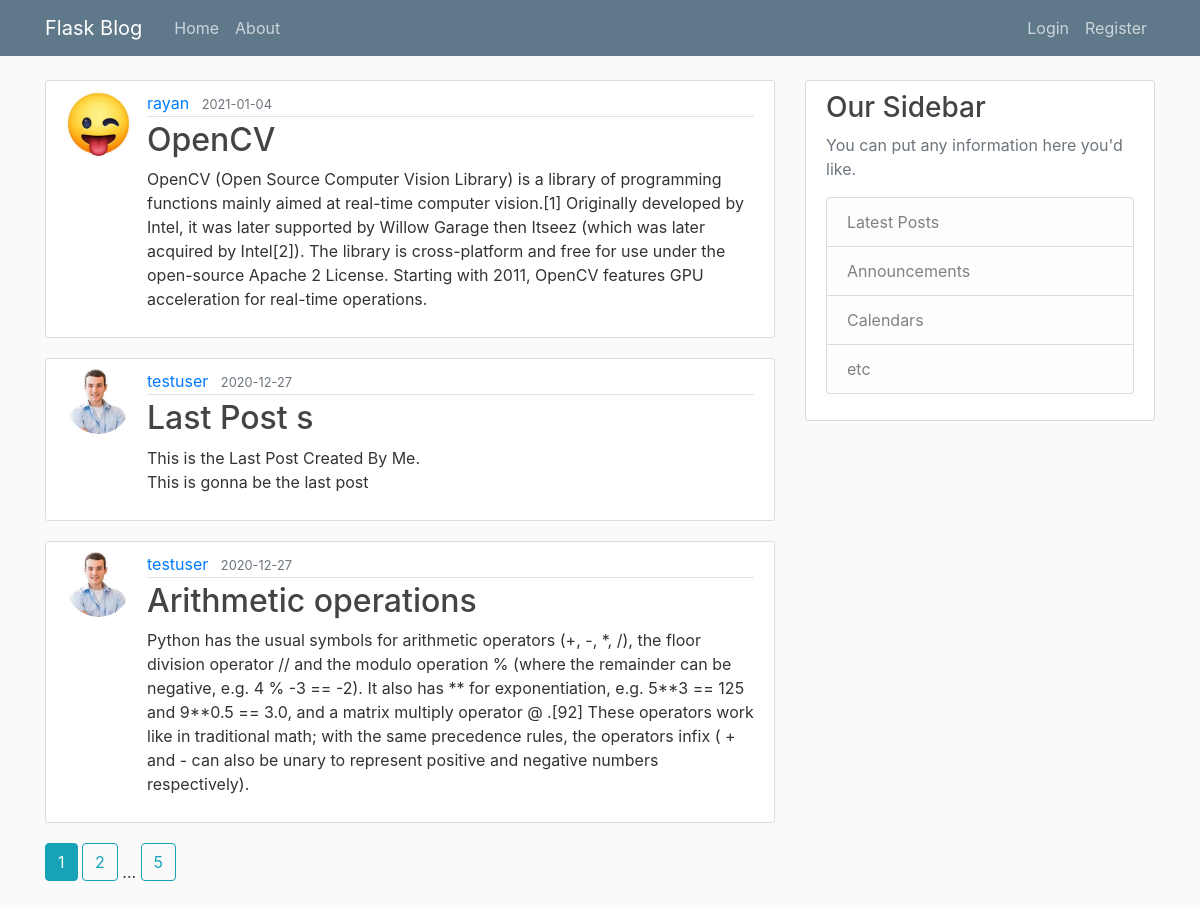
The page /home on the database its author committed.
### flaskblog/models.py (models this page shows, shortened)
class Post(db.Model):
    id = db.Column(db.Integer, primary_key=True)
    title = db.Column(db.String(100), nullable=False)
    date_posted = db.Column(db.DateTime, nullable=False, default=datetime.utcnow)
    content = db.Column(db.Text, nullable=False )
    user_id = db.Column(db.Integer, db.ForeignKey('user.id'), nullable=False)

class User(db.Model, UserMixin):
    id = db.Column(db.Integer, primary_key=True)
    username = db.Column(db.String(20), unique = True, nullable=False)
    email = db.Column(db.String(120), unique = True, nullable=False)
    image_file = db.Column(db.String(60), nullable=False, default="default.jpg")
    password = db.Column(db.String(60), nullable=False)
    posts = db.relationship('Post', backref='author', lazy=True)

### flaskblog/main/routes.py (the view)
@main.route("/")
@main.route("/home")
def home():
    page = request.args.get('page',1,type=int)
    posts = Post.query.order_by(Post.date_posted.desc()).paginate(page=page, per_page=3)
    return render_template('home.html', posts = posts,title = 'Home')

### flaskblog/templates/home.html
{% extends 'layout.html' %}
  {% block content %}
    {% for post in posts.items %}
      <article class="media content-section">
        <img class="rounded-circle article-img" src="{{ url_for('static', filename='profile_pic/' + post.author.image_file) }}">
        <div class="media-body">
          <div class="article-metadata">
            <a class="mr-2" href="{{ url_for('users.user_posts',username=post.author.username) }}">{{ post.author.username }}</a>
            <small class="text-muted">{{ post.date_posted.strftime('%Y-%m-%d') }}</small>
          </div>
          <h2><a class="article-title" href="{{ url_for('posts.post',post_id = post.id) }}">{{ post.title }}</a></h2>
          <p class="article-content">{{ post.content }}</p>
        </div>
      </article>
    {% endfor %}
    {% for page_num in posts.iter_pages(left_edge=1, right_edge=1, left_current=1, right_current=2) %}
      {% if page_num %}
        {% if posts.page == page_num %}
          <a class="btn btn-info mb-4" href="{{ url_for('main.home', page=page_num ) }}">{{ page_num }}</a>
        {% else %}
          <a class="btn btn-outline-info mb-4" href="{{ url_for('main.home', page=page_num ) }}">{{ page_num }}</a>
        {% endif %}
      {% else %}
        ...
      {% endif %}
    {% endfor %}
  {% endblock content %}

### flaskblog/templates/layout.html (shortened to what this page needs)
<!DOCTYPE html>
<html>
<head>
    <link rel="stylesheet" href="https://maxcdn.bootstrapcdn.com/bootstrap/4.0.0/css/bootstrap.min.css">
    <link rel="stylesheet" type="text/css" href="{{ url_for('static', filename='main.css')}}">
</head>
<body>
    <header class="site-header">
      <nav class="navbar navbar-expand-md navbar-dark bg-steel fixed-top">
        <div class="container">
          <a class="navbar-brand mr-4" href="/">Flask Blog</a>
          <div class="collapse navbar-collapse" id="navbarToggle">
            <div class="navbar-nav mr-auto">
              <a class="nav-item nav-link" href="{{ url_for('main.home') }}">Home</a>
              <a class="nav-item nav-link" href="{{ url_for('main.about') }}">About</a>
            </div>
            {% if current_user.is_authenticated %}
              <div class="navbar-nav">
                <a class="nav-item nav-link" href="{{ url_for('posts.new_post') }}">New Post</a>
                <a class="nav-item nav-link" href="{{ url_for('users.account') }}">Account</a>
                <a class="nav-item nav-link" href="{{ url_for('users.logout') }}">Logout</a>
              </div>
            {% else %}
              <div class="navbar-nav">
                <a class="nav-item nav-link" href="{{ url_for('users.login') }}">Login</a>
                <a class="nav-item nav-link" href="{{ url_for('users.register') }}">Register</a>
              </div>
            {% endif %}
          </div>
        </div>
      </nav>
    </header>
    <main role="main" class="container">
      <div class="row">
        <div class="col-md-8">
          {% block content %}{% endblock %}
        </div>
        <div class="col-md-4">
          <div class="content-section">
            <h3>Our Sidebar</h3>
            <p class='text-muted'>You can put any information here you'd like.
              <ul class="list-group">
                <li class="list-group-item list-group-item-light">Latest Posts</li>
                <li class="list-group-item list-group-item-light">Announcements</li>
                <li class="list-group-item list-group-item-light">Calendars</li>
                <li class="list-group-item list-group-item-light">etc</li>
              </ul>
            </p>
          </div>
        </div>
      </div>
    </main>
</body>
</html>

### flaskblog/static/main.css (style rules this page uses)
body { background: #fafafa; color: #333333; margin-top: 5rem; }
h1, h2, h3, h4, h5, h6 { color: #444444; }
.bg-steel { background-color: #5f788a; }
.site-header .navbar-nav .nav-link { color: #cbd5db; }
.content-section { background: #ffffff; padding: 10px 20px; border: 1px solid #dddddd; border-radius: 3px; margin-bottom: 20px; }
.article-title { color: #444444; }
.article-content { white-space: pre-line; }
.article-img { height: 65px; width: 65px; margin-right: 16px; }
.article-metadata { padding-bottom: 1px; margin-bottom: 4px; border-bottom: 1px solid #e3e3e3 }

### rows shown on the page
Post: image_file (picture), author.username "rayan", date_posted "2021-01-04", title "OpenCV", content "OpenCV (Open Source Computer Vision Library) is a library of programming functions mainly aimed at real-time computer vision.[1] Originally developed by Intel, it was later supported by Willow Garage then Itseez (which was later acquired by Intel[2]). The library is cross-platform and free for use under the open-source Apache 2 License. Starting with 2011, OpenCV features GPU acceleration for real-time operations."
Post: image_file (picture), author.username "testuser", date_posted "2020-12-27", title "Last Post s", content "This is the Last Post Created By Me. This is gonna be the last post"
Post: image_file (picture), author.username "testuser", date_posted "2020-12-27", title "Arithmetic operations", content "Python has the usual symbols for arithmetic operators (+, -, *, /), the floor division operator // and the modulo operation % (where the remainder can be negative, e.g. 4 % -3 == -2). It also has ** for exponentiation, e.g. 5**3 == 125 and 9**0.5 == 3.0, and a matrix multiply operator @ .[92] These operators work like in traditional math; with the same precedence rules, the operators infix ( + and - can also be unary to represent positive and negative numbers respectively)."

### other values the page prints
{{ page_num }} "1"
{{ page_num }} "2" "5"
